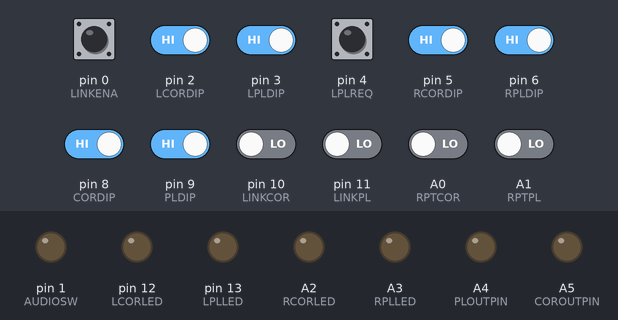
This sketch was run on a simulated Arduino Uno, built with avr-gcc and run on an emulated ATmega328P. Parts: output pins drawn as LEDs (lit = HIGH). Inputs (shaded band) come from the test bench; at power-on: pin 0 (LINKENA), pin 2 (LCORDIP), pin 3 (LPLDIP), pin 4 (LPLREQ), pin 5 (RCORDIP), pin 6 (RPLDIP), pin 8 (CORDIP), pin 9 (PLDIP) HIGH, A0 (RPTCOR), A1 (RPTPL), pin 10 (LINKCOR), pin 11 (LINKPL) LOW.

Above: at 1.2 s.
1.3 s: pin 2 (LCORDIP) driven LOW
At 2.5 s:
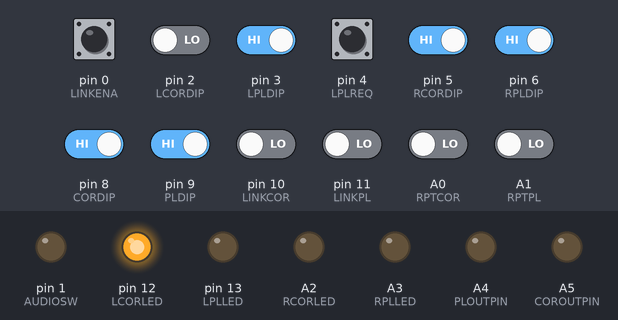
2.8 s: pin 0 (LINKENA) pulled LOW for 0.15 s
At 4.0 s:
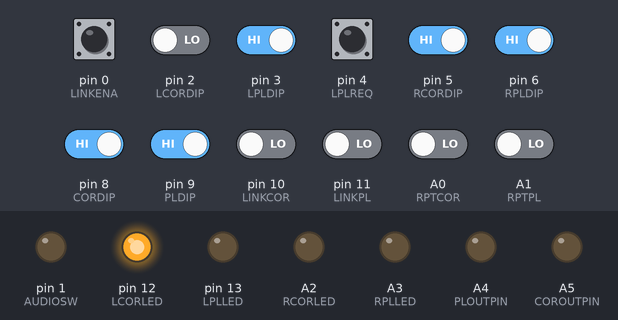
4.5 s: pin 3 (LPLDIP) driven LOW
At 5.1 s:
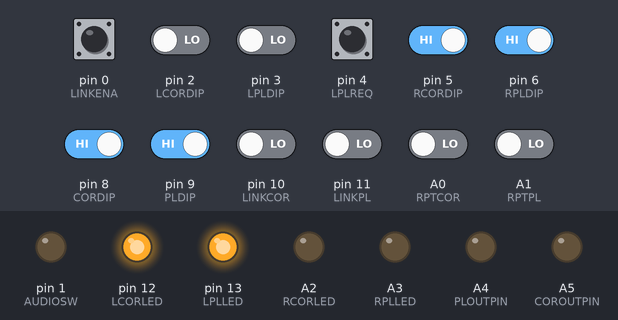
6.0 s: pin 5 (RCORDIP) driven LOW
At 7.2 s:
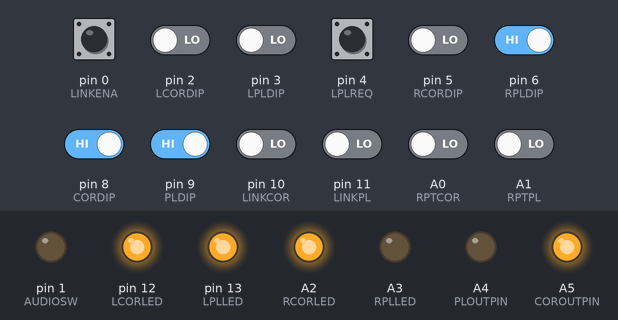
7.5 s: pin 6 (RPLDIP) driven LOW
At 8.6 s:
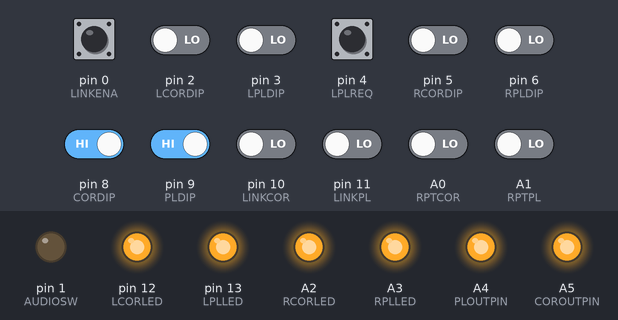
9.0 s: pin 8 (CORDIP) driven LOW
At 9.7 s:
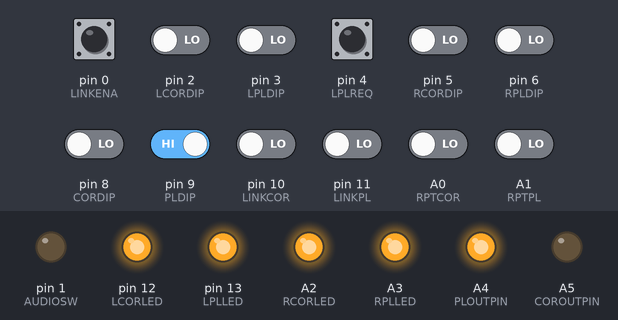
Timing chart, 0 to 11.5 s (numbered marks = the images above; inputs shaded):
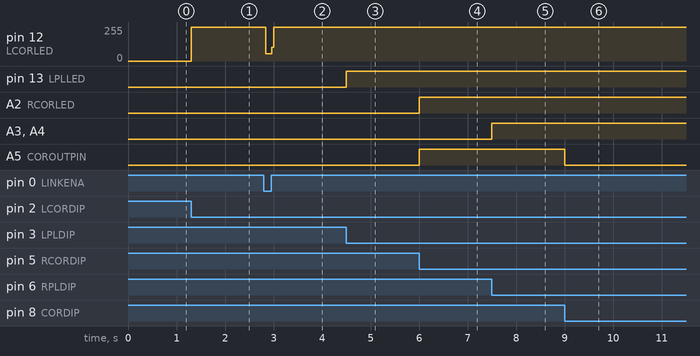

Measured:
- after the input at 1.3 s, pin 12 (LCORLED): 0/255 → 255/255 at once
- after the input at 2.8 s, pin 12 (LCORLED): 255/255 → 53/255 at once, → 255/255 0.12 s later
- after the input at 4.5 s, pin 13 (LPLLED): LOW → HIGH at once
- after the input at 6.0 s, A2 (RCORLED), A5 (COROUTPIN): LOW → HIGH at once
- after the input at 7.5 s, A3 (RPLLED), A4 (PLOUTPIN): LOW → HIGH at once
- after the input at 9.0 s, A5 (COROUTPIN): HIGH → LOW at once

The sketch:

portexpander.ino
```cpp
/*  Port RX expander for RLC-Club Deluxe Controller
 *   Chrissy Hart, KC8UFV
 *
 *   DIP switch functions: (ON)
 *   1- LOGIC LOW COR on Link port
 *   2- LOGIC LOW PL on Link Port
 *   3- PL NOT REQUIRED on Link Port
 *   4- LOGIC LOW COR on Rpt port
 *   5- LOGIC LOW COR on Rpt port
 *   6- PL NOT REQUIRED on Rpt Port to override Link
 *   7- LOGIC LOW COR OUT
 *   8- LOGIC LOW PL OUT
 *
 *
 *   Atmega should be programmed to run on internal clock, as there are no high speed, timing critical signals in this project.
 *   A constant loop is used. Pins are constantly checked for changes, so no need to reset the board for new logic states.
 *
 */

// First define all the pin functions

#define RCORLED A2
#define RPLLED  A3
#define LCORLED 12
#define LPLLED  13
#define PLOUTPIN    A4
#define COROUTPIN   A5
#define AUDIOSW  1


#define LINKENA  0
#define LINKPL   11
#define LINKCOR  10
#define RPTCOR   A0
#define RPTPL    A1


#define LCORDIP 2
#define LPLDIP  3
#define LPLREQ  4
#define RCORDIP 5
#define RPLDIP  6
#define RPLREQ  7
#define CORDIP   8
#define PLDIP    9

// Define variables to determine proper outputs to be set after read logic tree. These will be written ONCE per loop.

bool COROUT = false;
bool PLOUT = false;
bool SOURCE = false;


void setup() {
  // Set pinmodes for all relevant IO pins:
  pinMode(RCORLED, OUTPUT);
  pinMode(RPLLED, OUTPUT);
  pinMode(LCORLED, OUTPUT);
  pinMode(LPLLED, OUTPUT);
  pinMode(PLOUTPIN, OUTPUT);
  pinMode(COROUTPIN, OUTPUT);
  pinMode(AUDIOSW, OUTPUT);

  pinMode(LCORDIP, INPUT_PULLUP);
  pinMode(LPLDIP, INPUT_PULLUP);
  pinMode(LPLREQ, INPUT_PULLUP);
  pinMode(RCORDIP, INPUT_PULLUP);
  pinMode(RPLDIP, INPUT_PULLUP);
  pinMode(RPLREQ, INPUT_PULLUP);
  pinMode(CORDIP, INPUT_PULLUP);
  pinMode(PLDIP, INPUT_PULLUP);

  pinMode(LINKENA, INPUT_PULLUP);
  pinMode(LINKPL, INPUT);
  pinMode(LINKCOR, INPUT);
  pinMode(RPTCOR, INPUT);
  pinMode(RPTPL, INPUT);


}

void loop() {
  // put your main code here, to run repeatedly:

  // First clear the variables to determine appropriate outputs to the main controller

  COROUT = false;
  PLOUT = false;
  SOURCE = false; // False is the default state for the audio switch for it to pass audio from the RPT port

if(digitalRead(LINKENA) == LOW){     // check if link is enabled,
  if(digitalRead(LINKCOR) == digitalRead(LCORDIP)){  //If enabled, check the link port
    digitalWrite(LCORLED, HIGH);
    if(digitalRead(LPLREQ) == LOW){
      COROUT = true;
      PLOUT = true;
      SOURCE = true;
    } else if(digitalRead(LINKPL) == digitalRead(LPLDIP)){
      digitalWrite(LPLLED, HIGH);
      COROUT = true;
      PLOUT = true;
      SOURCE = true;
    } else {
      digitalWrite(LCORLED, LOW);
    }
  } else {
    digitalWrite(LCORLED, LOW);
    if(digitalRead(LINKPL) == digitalRead(LPLDIP)){
      digitalWrite(LPLLED, HIGH);
    } else {
      digitalWrite(LPLLED, LOW);
    }
  }

    if(digitalRead(RPTCOR) == digitalRead(RCORDIP)){  // Now check the Repeater port, it overrides the link port if it hears something with both PL and COR. Sets COR out to true if it hears COR at all
    digitalWrite(RCORLED, HIGH);
    COROUT = true;
    if(digitalRead(RPLREQ) == LOW){
      PLOUT = false;
      SOURCE = false;
    } else if(digitalRead(RPTPL) == digitalRead(RPLDIP)){
      digitalWrite(RPLLED, HIGH);
      PLOUT = true;
      SOURCE = false;
    } else {
      digitalWrite(RCORLED, LOW);
    }
  } else {
    digitalWrite(RCORLED, LOW);
    if(digitalRead(RPTPL) == digitalRead(RPLDIP)){
      digitalWrite(RPLLED, HIGH);
    } else {
      digitalWrite(RPLLED, LOW);
    }
  }

} else {    // Link is disabled. Logic greatly simplified, link port pins still monitored to give LED status.
  if(digitalRead(RPTCOR) == digitalRead(RCORDIP)){
    digitalWrite(RCORLED, HIGH);
    COROUT = true;
  } else {
    digitalWrite(RCORLED, LOW);
  }
  if(digitalRead(RPTPL) == digitalRead(RPLDIP)){
    digitalWrite(RPLLED, HIGH);
    PLOUT = true;
  } else {
    digitalWrite(RPLLED, LOW);
  }

    if(digitalRead(LINKCOR) == digitalRead(LCORDIP)){
    digitalWrite(LCORLED, HIGH);
  } else {
    digitalWrite(LCORLED, LOW);
  }
  if(digitalRead(LINKPL) == digitalRead(LPLDIP)){
    digitalWrite(LPLLED, HIGH);
  } else {
    digitalWrite(LPLLED, LOW);
  }
}

// Now that the inputs have been read, and the variables set, send the outputs to the controller

digitalWrite(AUDIOSW, SOURCE);
if(COROUT){
  digitalWrite(COROUTPIN, digitalRead(CORDIP));
} else {
  digitalWrite(COROUTPIN, !digitalRead(CORDIP));
}
if(PLOUT){
  digitalWrite(PLOUTPIN, digitalRead(PLDIP));
} else {
  digitalWrite(PLOUTPIN, !digitalRead(PLDIP));
}


}
```
